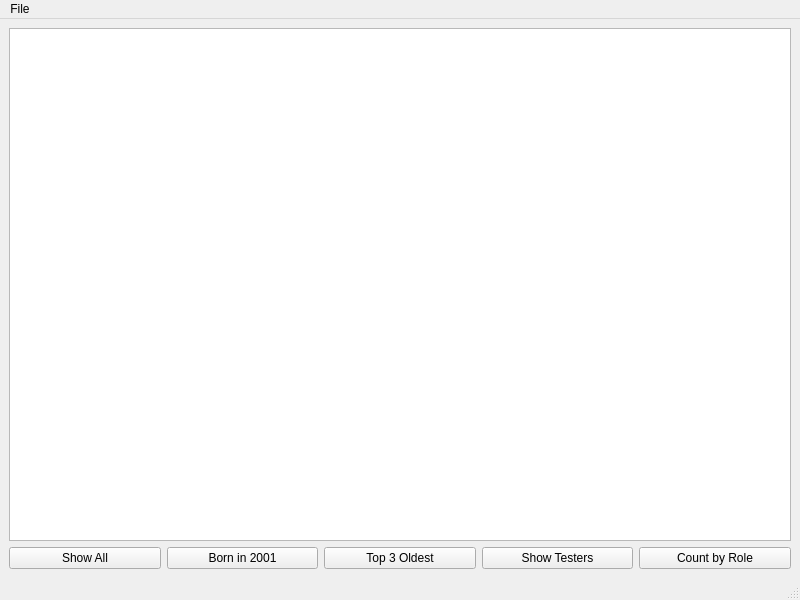
<?xml version="1.0" encoding="UTF-8"?>
<ui version="4.0">
 <class>MainWindow</class>
 <widget class="QMainWindow" name="MainWindow">
  <property name="geometry">
   <rect>
    <x>0</x>
    <y>0</y>
    <width>800</width>
    <height>600</height>
   </rect>
  </property>
  <property name="windowTitle">
   <string>Employee Data Viewer</string>
  </property>
  <widget class="QWidget" name="centralwidget">
   <layout class="QVBoxLayout" name="verticalLayout">
    <item>
     <widget class="QTableWidget" name="tableWidget">
      <property name="selectionBehavior">
       <enum>QAbstractItemView::SelectRows</enum>
      </property>
     </widget>
    </item>
    <item>
     <layout class="QHBoxLayout" name="horizontalLayout">
      <item>
       <widget class="QPushButton" name="btnShowAll">
        <property name="text">
         <string>Show All</string>
        </property>
       </widget>
      </item>
      <item>
       <widget class="QPushButton" name="btnBorn2001">
        <property name="text">
         <string>Born in 2001</string>
        </property>
       </widget>
      </item>
      <item>
       <widget class="QPushButton" name="btnOldest">
        <property name="text">
         <string>Top 3 Oldest</string>
        </property>
       </widget>
      </item>
      <item>
       <widget class="QPushButton" name="btnTesters">
        <property name="text">
         <string>Show Testers</string>
        </property>
       </widget>
      </item>
      <item>
       <widget class="QPushButton" name="btnRoleCount">
        <property name="text">
         <string>Count by Role</string>
        </property>
       </widget>
      </item>
     </layout>
    </item>
   </layout>
  </widget>
  <widget class="QMenuBar" name="menubar">
   <property name="geometry">
    <rect>
     <x>0</x>
     <y>0</y>
     <width>800</width>
     <height>22</height>
    </rect>
   </property>
   <widget class="QMenu" name="menuFile">
    <property name="title">
     <string>File</string>
    </property>
    <addaction name="actionExit"/>
   </widget>
   <addaction name="menuFile"/>
  </widget>
  <widget class="QStatusBar" name="statusbar"/>
  <action name="actionExit">
   <property name="text">
    <string>Exit</string>
   </property>
  </action>
 </widget>
 <resources/>
 <connections/>
</ui>
